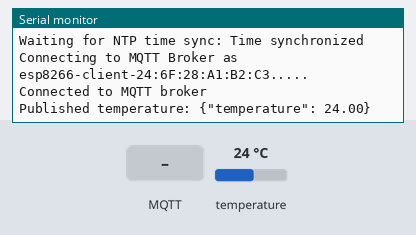
Bench run of a sketch on a simulated ESP8266 (NodeMCU). Parts: the last lines printed to the serial monitor. The test bench sets the inputs (shaded band); at power-on: temperature 24 °C. WiFi joins after 1.5 s; servers stay silent unless stated; the local clock reads 2024-03-15 10:24:30 at power-on unless the sketch sets it; no MQTT or app messages arrive unless stated.

Above: at 3.2 s.
3.3 s: MQTT message "1" arrives on the first subscribed topic
At 8.5 s:
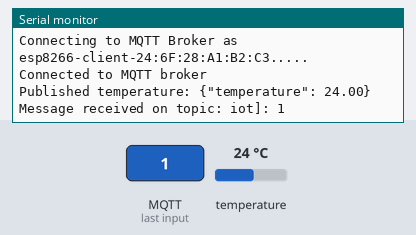
9.3 s: MQTT message "on" arrives on the first subscribed topic
At 14.2 s:
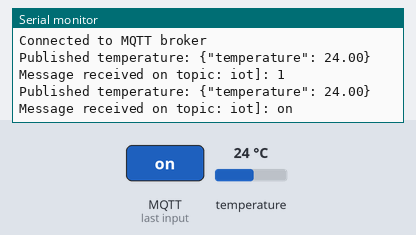
15.1 s: MQTT message "off" arrives on the first subscribed topic
At 20.0 s:
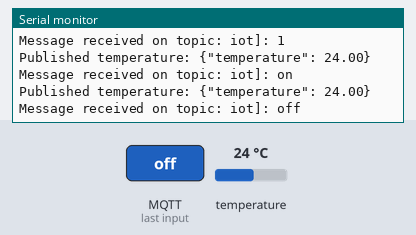
24.0 s: temperature set to 19 °C
At 26.4 s:
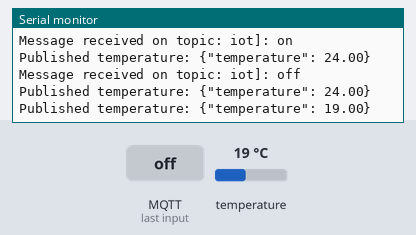

Measured:
- after the input at 3.3 s, the serial monitor: prints a new line after 4.5 s (image 1)
- after the input at 9.3 s, the serial monitor: prints a new line after 4.3 s (image 2)
- after the input at 15.1 s, the serial monitor: prints a new line after 4.3 s (image 3)
- after the input at 24.0 s, the serial monitor: prints a new line after 1.9 s (image 4)

The sketch:

ESP8266_temperature.ino
```cpp
#include <OneWire.h>
#include <DallasTemperature.h>
#include <ESP8266WiFi.h>
#include <PubSubClient.h>
#include <time.h>

// WiFi credentials
const char *ssid = "your-wifi";                     // Replace with your WiFi name
const char *password = "your-wifi-passwd";          // Replace with your WiFi password

// MQTT Broker settings
const int mqtt_port = 8883;
const char *mqtt_broker = "broker.emqx.io";
const char *mqtt_topic = "iot";
const char *mqtt_username = "wojti";
const char *mqtt_password = "Wojti1234";

// NTP Server settings
const char *ntp_server = "pool.ntp.org";            // Default NTP server
const long gmt_offset_sec = 0;                      // GMT offset in seconds (adjust for your time zone)
const int daylight_offset_sec = 0;                  // Daylight saving time offset in seconds

// Pin for DS18B20 sensor
const int oneWireBus = 4;                           // Pin for OneWire communication
OneWire oneWire(oneWireBus);
DallasTemperature sensors(&oneWire);

// WiFi and MQTT client initialization
BearSSL::WiFiClientSecure espClient;
PubSubClient mqtt_client(espClient);

// SSL certificate for MQTT broker
static const char ca_cert[] PROGMEM = R"EOF(
-----BEGIN CERTIFICATE-----
MIIDrzCCApegAwIBAgIQCDvgVpBCRrGhdWrJWZHHSjANBgkqhkiG9w0BAQUFADBh
MQswCQYDVQQGEwJVUzEVMBMGA1UEChMMRGlnaUNlcnQgSW5jMRkwFwYDVQQLExB3
d3cuZGlnaWNlcnQuY29tMSAwHgYDVQQDExdEaWdpQ2VydCBHbG9iYWwgUm9vdCBD
QTAeFw0wNjExMTAwMDAwMDBaFw0zMTExMTAwMDAwMDBaMGExCzAJBgNVBAYTAlVT
MRUwEwYDVQQKEwxEaWdpQ2VydCBJbmMxGTAXBgNVBAsTEHd3dy5kaWdpY2VydC5j
b20xIDAeBgNVBAMTF0RpZ2lDZXJ0IEdsb2JhbCBSb290IENBMIIBIjANBgkqhkiG
9w0BAQEFAAOCAQ8AMIIBCgKCAQEA4jvhEXLeqKTTo1eqUKKPC3eQyaKl7hLOllsB
CSDMAZOnTjC3U/dDxGkAV53ijSLdhwZAAIEJzs4bg7/fzTtxRuLWZscFs3YnFo97
nh6Vfe63SKMI2tavegw5BmV/Sl0fvBf4q77uKNd0f3p4mVmFaG5cIzJLv07A6Fpt
43C/dxC//AH2hdmoRBBYMql1GNXRor5H4idq9Joz+EkIYIvUX7Q6hL+hqkpMfT7P
T19sdl6gSzeRntwi5m3OFBqOasv+zbMUZBfHWymeMr/y7vrTC0LUq7dBMtoM1O/4
gdW7jVg/tRvoSSiicNoxBN33shbyTApOB6jtSj1etX+jkMOvJwIDAQABo2MwYTAO
BgNVHQ8BAf8EBAMCAYYwDwYDVR0TAQH/BAUwAwEB/zAdBgNVHQ4EFgQUA95QNVbR
TLtm8KPiGxvDl7I90VUwHwYDVR0jBBgwFoAUA95QNVbRTLtm8KPiGxvDl7I90VUw
DQYJKoZIhvcNAQEFBQADggEBAMucN6pIExIK+t1EnE9SsPTfrgT1eXkIoyQY/Esr
hMAtudXH/vTBH1jLuG2cenTnmCmrEbXjcKChzUyImZOMkXDiqw8cvpOp/2PV5Adg
06O/nVsJ8dWO41P0jmP6P6fbtGbfYmbW0W5BjfIttep3Sp+dWOIrWcBAI+0tKIJF
PnlUkiaY4IBIqDfv8NZ5YBberOgOzW6sRBc4L0na4UU+Krk2U886UAb3LujEV0ls
YSEY1QSteDwsOoBrp+uvFRTp2InBuThs4pFsiv9kuXclVzDAGySj4dzp30d8tbQk
CAUw7C29C79Fv1C5qfPrmAESrciIxpg0X40KPMbp1ZWVbd4=
-----END CERTIFICATE-----
)EOF";

// Function declarations
void connectToWiFi();
void connectToMQTT();
void syncTime();
void mqttCallback(char *topic, byte *payload, unsigned int length);
void publishTemperature();

void setup() {
    Serial.begin(115200);
    sensors.begin();
    connectToWiFi();
    syncTime();
    mqtt_client.setServer(mqtt_broker, mqtt_port);
    mqtt_client.setCallback(mqttCallback);
    connectToMQTT();
}

void connectToWiFi() {
    WiFi.begin(ssid, password);
    while (WiFi.status() != WL_CONNECTED) {
        delay(1000);
        Serial.println("Connecting to WiFi...");
    }
    Serial.println("Connected to WiFi");
}

void syncTime() {
    configTime(gmt_offset_sec, daylight_offset_sec, ntp_server);
    Serial.print("Waiting for NTP time sync: ");
    while (time(nullptr) < 8 * 3600 * 2) {
        delay(1000);
        Serial.print(".");
    }
    Serial.println("Time synchronized");
}

void connectToMQTT() {
    BearSSL::X509List serverTrustedCA(ca_cert);
    espClient.setTrustAnchors(&serverTrustedCA);
    while (!mqtt_client.connected()) {
        String client_id = "esp8266-client-" + String(WiFi.macAddress());
        Serial.printf("Connecting to MQTT Broker as %s.....\n", client_id.c_str());
        if (mqtt_client.connect(client_id.c_str(), mqtt_username, mqtt_password)) {
            Serial.println("Connected to MQTT broker");
            mqtt_client.subscribe(mqtt_topic);
        } else {
            char err_buf[128];
            espClient.getLastSSLError(err_buf, sizeof(err_buf));
            Serial.print("Failed to connect to MQTT broker, rc=");
            Serial.println(mqtt_client.state());
            Serial.print("SSL error: ");
            Serial.println(err_buf);
            delay(5000);
        }
    }
}

void mqttCallback(char *topic, byte *payload, unsigned int length) {
    Serial.print("Message received on topic: ");
    Serial.print(topic);
    Serial.print("]: ");
    for (int i = 0; i < length; i++) {
        Serial.print((char) payload[i]);
    }
    Serial.println();
}

void publishTemperature() {
    sensors.requestTemperatures();
    float temperatureC = sensors.getTempCByIndex(0);

    if (mqtt_client.connected()) {
        String payload = "{\"temperature\": " + String(temperatureC) + "}";
        mqtt_client.publish(mqtt_topic, payload.c_str());
        Serial.print("Published temperature: ");
        Serial.println(payload);
    } else {
        Serial.println("MQTT not connected. Skipping publish.");
    }
}

void loop() {
    if (!mqtt_client.connected()) {
        connectToMQTT();
    }
    mqtt_client.loop();
    publishTemperature();
    delay(5000);
}
```
